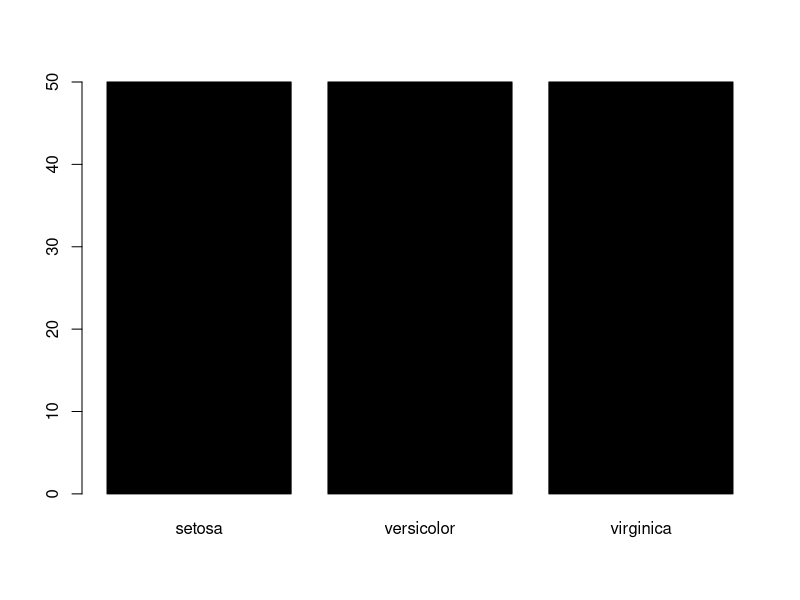
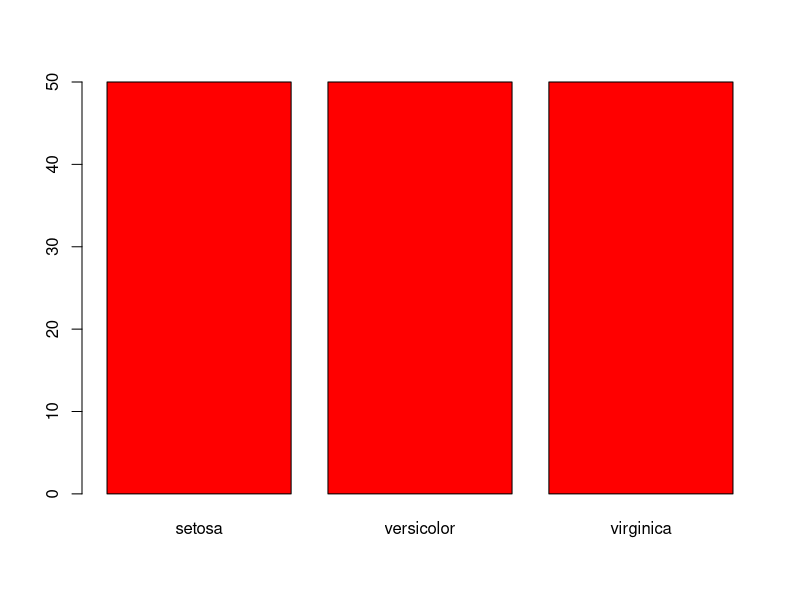
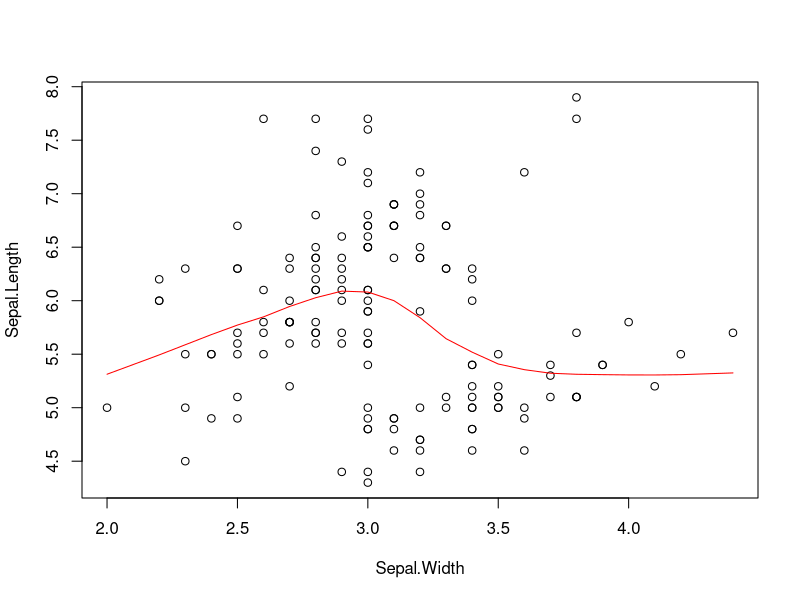
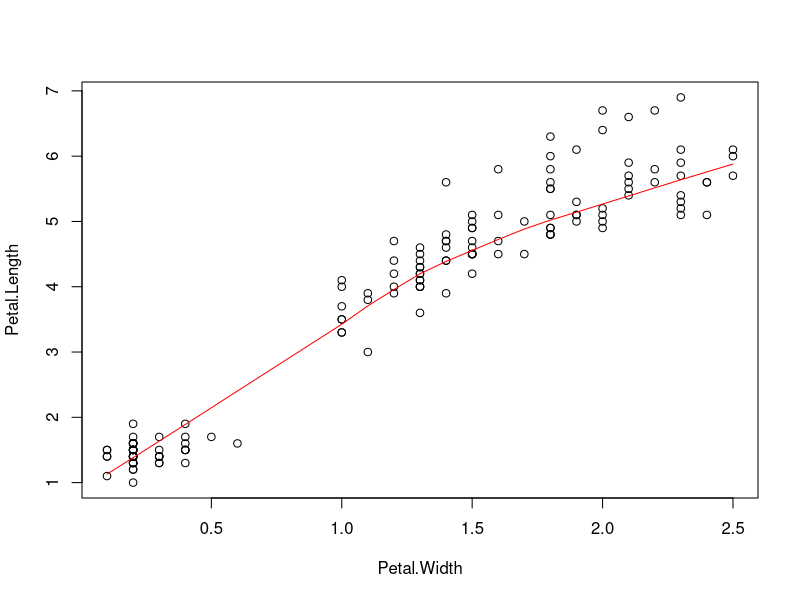
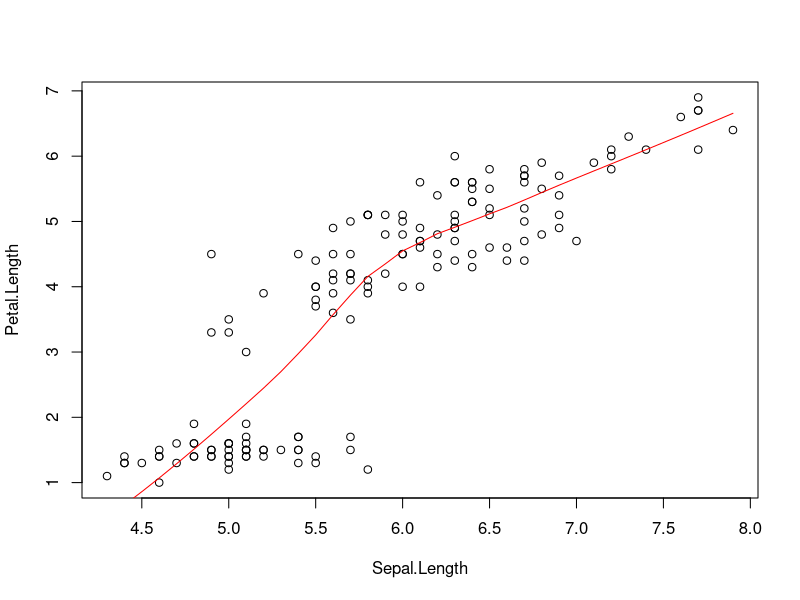
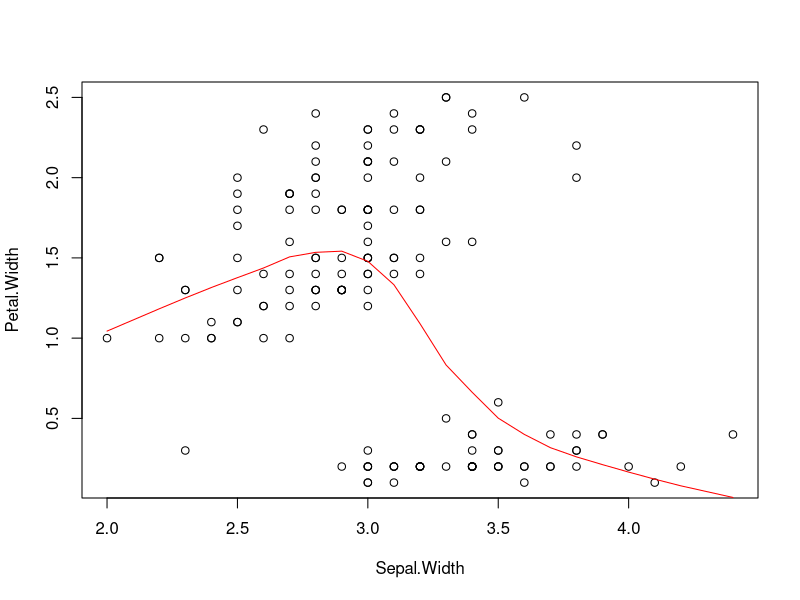
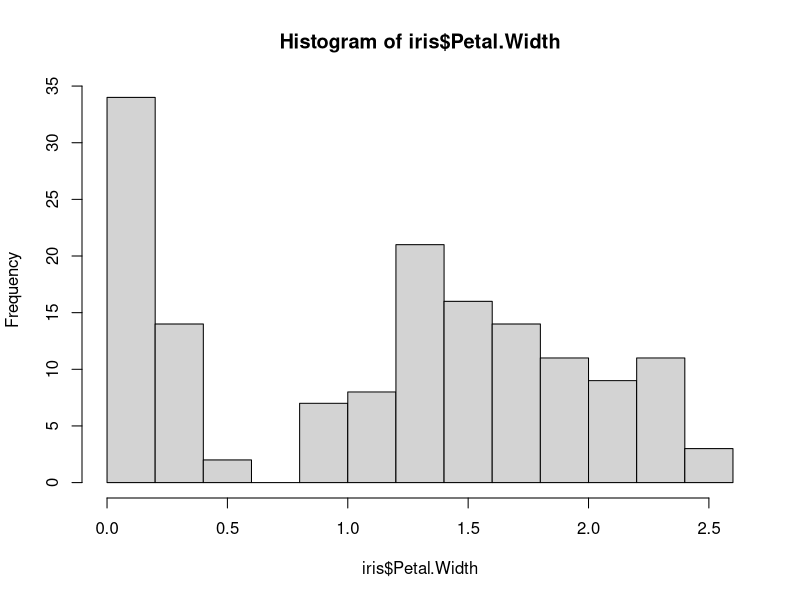
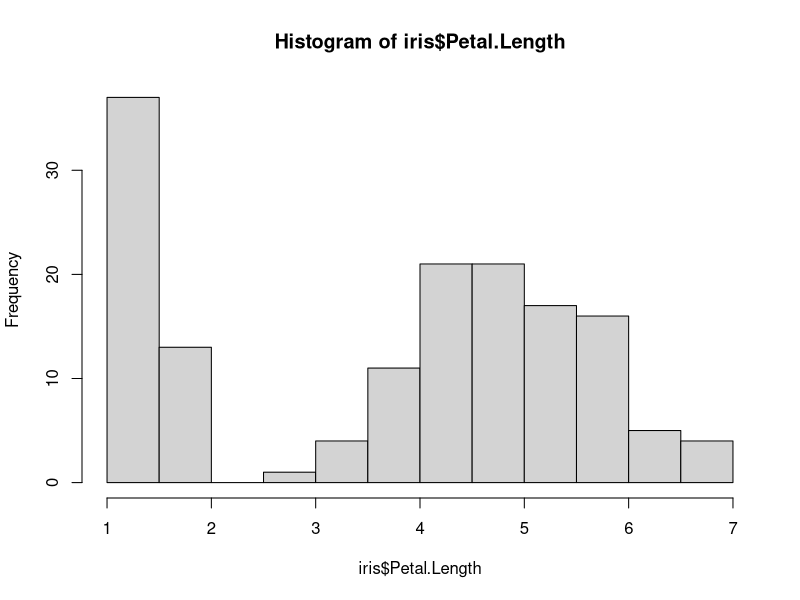

Generate these figures, in order, with R:
## MSDS 662 - Assignment 3

#Load & explore the Iris data
data(iris)
iris

colnames(iris)

dim(iris)

str(iris)

summary(iris)

#Load the R libraries
install.packages("maps")
library(maps)
install.packages("mapproj")
library(mapproj)
install.packages("fields")
library(fields)
install.packages("nlme")
library(nlme)
install.packages("mgcv")
library(mgcv)
library(dplyr)

#The table() instruction
table(iris$Species) %>%
barplot(col=iris$Species)

#Table of Iris Species
counts=table(iris$Species)
counts

#Bar chart of Species
barplot(counts, col="red")

#Line Charts
head(iris)
with(iris, {plot(Sepal.Length~Sepal.Width)
  lines(lowess(Sepal.Length~Sepal.Width),col="red")})

with(iris, {plot(Petal.Length~Petal.Width)
  lines(lowess(Petal.Length~Petal.Width),col="red")})

with(iris, {plot(Petal.Length~Sepal.Length)
  lines(lowess(Petal.Length~Sepal.Length), col="red")})

with(iris, {plot(Petal.Width~Sepal.Width)
  lines(lowess(Petal.Width~Sepal.Width), col="red")})

#Histogram
install.packages("ggplot2")
library(ggplot2)

#Petal width
hist(iris$Petal.Width, breaks=9)

#Petal Length
hist(iris$Petal.Length, breaks=9)

#Sepal Width
hist(iris$Sepal.Width, breaks=9)

#Sepal Length
hist(iris$Sepal.Length, breaks=9)
